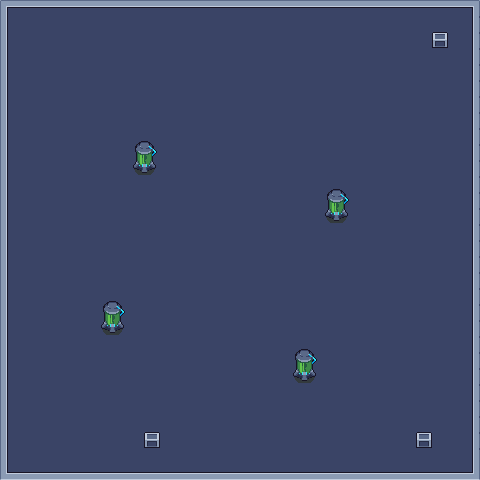

A level layout from a 2D game, rendered from its tile map. Below: a short description, then the map file with its tile-grid data intact:
An orthogonal 30x30 tile map with 16x16 px tiles, 2 tile layers (Tile Layer 1, Tile Layer 2).

<map version="1.5" tiledversion="1.7.2" orientation="orthogonal" renderorder="right-down" width="30" height="30" tilewidth="16" tileheight="16" infinite="0" nextlayerid="3" nextobjectid="1">
 <tileset firstgid="1" source="LabTileSet.tsx" />
 <layer id="1" name="Tile Layer 1" width="30" height="30">
  <data encoding="csv">
151,152,152,152,152,152,152,152,152,152,152,152,152,152,152,152,152,152,152,152,152,152,152,152,152,152,152,152,152,96,
166,167,167,167,167,167,167,167,167,167,167,167,167,167,167,167,167,167,167,167,167,167,167,167,167,167,167,167,167,76,
166,167,167,167,167,167,167,167,167,167,167,167,167,167,167,167,167,167,167,167,167,167,167,167,167,167,167,167,167,76,
166,167,167,167,167,167,167,167,167,167,167,167,167,167,167,167,167,167,167,167,167,167,167,167,167,167,167,167,167,76,
166,167,167,167,167,167,167,167,167,167,167,167,167,167,167,167,167,167,167,167,167,167,167,167,167,167,167,167,167,76,
166,167,167,167,167,167,167,167,167,167,167,167,167,167,167,167,167,167,167,167,167,167,167,167,167,167,167,167,167,76,
166,167,167,167,167,167,167,167,167,167,167,167,167,167,167,167,167,167,167,167,167,167,167,167,167,167,167,167,167,76,
166,167,167,167,167,167,167,167,167,167,167,167,167,167,167,167,167,167,167,167,167,167,167,167,167,167,167,167,167,76,
166,167,167,167,167,167,167,167,167,167,167,167,167,167,167,167,167,167,167,167,167,167,167,167,167,167,167,167,167,76,
166,167,167,167,167,167,167,167,167,167,167,167,167,167,167,167,167,167,167,167,167,167,167,167,167,167,167,167,167,76,
166,167,167,167,167,167,167,167,167,167,167,167,167,167,167,167,167,167,167,167,167,167,167,167,167,167,167,167,167,76,
166,167,167,167,167,167,167,167,167,167,167,167,167,167,167,167,167,167,167,167,167,167,167,167,167,167,167,167,167,76,
166,167,167,167,167,167,167,167,167,167,167,167,167,167,167,167,167,167,167,167,167,167,167,167,167,167,167,167,167,76,
166,167,167,167,167,167,167,167,167,167,167,167,167,167,167,167,167,167,167,167,167,167,167,167,167,167,167,167,167,76,
166,167,167,167,167,167,167,167,167,167,167,167,167,167,167,167,167,167,167,167,167,167,167,167,167,167,167,167,167,76,
166,167,167,167,167,167,167,167,167,167,167,167,167,167,167,167,167,167,167,167,167,167,167,167,167,167,167,167,167,76,
166,167,167,167,167,167,167,167,167,167,167,167,167,167,167,167,167,167,167,167,167,167,167,167,167,167,167,167,167,76,
166,167,167,167,167,167,167,167,167,167,167,167,167,167,167,167,167,167,167,167,167,167,167,167,167,167,167,167,167,76,
166,167,167,167,167,167,167,167,167,167,167,167,167,167,167,167,167,167,167,167,167,167,167,167,167,167,167,167,167,76,
166,167,167,167,167,167,167,167,167,167,167,167,167,167,167,167,167,167,167,167,167,167,167,167,167,167,167,167,167,76,
166,167,167,167,167,167,167,167,167,167,167,167,167,167,167,167,167,167,167,167,167,167,167,167,167,167,167,167,167,76,
166,167,167,167,167,167,167,167,167,167,167,167,167,167,167,167,167,167,167,167,167,167,167,167,167,167,167,167,167,76,
166,167,167,167,167,167,167,167,167,167,167,167,167,167,167,167,167,167,167,167,167,167,167,167,167,167,167,167,167,76,
166,167,167,167,167,167,167,167,167,167,167,167,167,167,167,167,167,167,167,167,167,167,167,167,167,167,167,167,167,76,
166,167,167,167,167,167,167,167,167,167,167,167,167,167,167,167,167,167,167,167,167,167,167,167,167,167,167,167,167,76,
166,167,167,167,167,167,167,167,167,167,167,167,167,167,167,167,167,167,167,167,167,167,167,167,167,167,167,167,167,76,
166,167,167,167,167,167,167,167,167,167,167,167,167,167,167,167,167,167,167,167,167,167,167,167,167,167,167,167,167,76,
166,167,167,167,167,167,167,167,167,167,167,167,167,167,167,167,167,167,167,167,167,167,167,167,167,167,167,167,167,76,
166,167,167,167,167,167,167,167,167,167,167,167,167,167,167,167,167,167,167,167,167,167,167,167,167,167,167,167,167,76,
181,182,182,182,182,182,182,182,182,182,182,182,182,182,182,182,182,182,182,182,182,182,182,182,182,182,182,182,182,111
</data>
 </layer>
 <layer id="2" name="Tile Layer 2" width="30" height="30">
  <data encoding="csv">
0,0,0,0,0,0,0,0,0,0,0,0,0,0,0,0,0,0,0,0,0,0,0,0,0,0,0,0,0,0,
0,0,0,0,0,0,0,0,0,0,0,0,0,0,0,0,0,0,0,0,0,0,0,0,0,0,0,0,0,0,
0,0,0,0,0,0,0,0,0,0,0,0,0,0,0,0,0,0,0,0,0,0,0,0,0,0,0,84,0,0,
0,0,0,0,0,0,0,0,0,0,0,0,0,0,0,0,0,0,0,0,0,0,0,0,0,0,0,0,0,0,
0,0,0,0,0,0,0,0,0,0,0,0,0,0,0,0,0,0,0,0,0,0,0,0,0,0,0,0,0,0,
0,0,0,0,0,0,0,0,0,0,0,0,0,0,0,0,0,0,0,0,0,0,0,0,0,0,0,0,0,0,
0,0,0,0,0,0,0,0,0,0,0,0,0,0,0,0,0,0,0,0,0,0,0,0,0,0,0,0,0,0,
0,0,0,0,0,0,0,0,0,0,0,0,0,0,0,0,0,0,0,0,0,0,0,0,0,0,0,0,0,0,
0,0,0,0,0,0,0,0,99,100,0,0,0,0,0,0,0,0,0,0,0,0,0,0,0,0,0,0,0,0,
0,0,0,0,0,0,0,0,114,115,0,0,0,0,0,0,0,0,0,0,0,0,0,0,0,0,0,0,0,0,
0,0,0,0,0,0,0,0,129,130,0,0,0,0,0,0,0,0,0,0,0,0,0,0,0,0,0,0,0,0,
0,0,0,0,0,0,0,0,0,0,0,0,0,0,0,0,0,0,0,0,99,100,0,0,0,0,0,0,0,0,
0,0,0,0,0,0,0,0,0,0,0,0,0,0,0,0,0,0,0,0,114,115,0,0,0,0,0,0,0,0,
0,0,0,0,0,0,0,0,0,0,0,0,0,0,0,0,0,0,0,0,129,130,0,0,0,0,0,0,0,0,
0,0,0,0,0,0,0,0,0,0,0,0,0,0,0,0,0,0,0,0,0,0,0,0,0,0,0,0,0,0,
0,0,0,0,0,0,0,0,0,0,0,0,0,0,0,0,0,0,0,0,0,0,0,0,0,0,0,0,0,0,
0,0,0,0,0,0,0,0,0,0,0,0,0,0,0,0,0,0,0,0,0,0,0,0,0,0,0,0,0,0,
0,0,0,0,0,0,0,0,0,0,0,0,0,0,0,0,0,0,0,0,0,0,0,0,0,0,0,0,0,0,
0,0,0,0,0,0,99,100,0,0,0,0,0,0,0,0,0,0,0,0,0,0,0,0,0,0,0,0,0,0,
0,0,0,0,0,0,114,115,0,0,0,0,0,0,0,0,0,0,0,0,0,0,0,0,0,0,0,0,0,0,
0,0,0,0,0,0,129,130,0,0,0,0,0,0,0,0,0,0,0,0,0,0,0,0,0,0,0,0,0,0,
0,0,0,0,0,0,0,0,0,0,0,0,0,0,0,0,0,0,99,100,0,0,0,0,0,0,0,0,0,0,
0,0,0,0,0,0,0,0,0,0,0,0,0,0,0,0,0,0,114,115,0,0,0,0,0,0,0,0,0,0,
0,0,0,0,0,0,0,0,0,0,0,0,0,0,0,0,0,0,129,130,0,0,0,0,0,0,0,0,0,0,
0,0,0,0,0,0,0,0,0,0,0,0,0,0,0,0,0,0,0,0,0,0,0,0,0,0,0,0,0,0,
0,0,0,0,0,0,0,0,0,0,0,0,0,0,0,0,0,0,0,0,0,0,0,0,0,0,0,0,0,0,
0,0,0,0,0,0,0,0,0,0,0,0,0,0,0,0,0,0,0,0,0,0,0,0,0,0,0,0,0,0,
0,0,0,0,0,0,0,0,0,84,0,0,0,0,0,0,0,0,0,0,0,0,0,0,0,0,84,0,0,0,
0,0,0,0,0,0,0,0,0,0,0,0,0,0,0,0,0,0,0,0,0,0,0,0,0,0,0,0,0,0,
0,0,0,0,0,0,0,0,0,0,0,0,0,0,0,0,0,0,0,0,0,0,0,0,0,0,0,0,0,0
</data>
 </layer>
</map>
